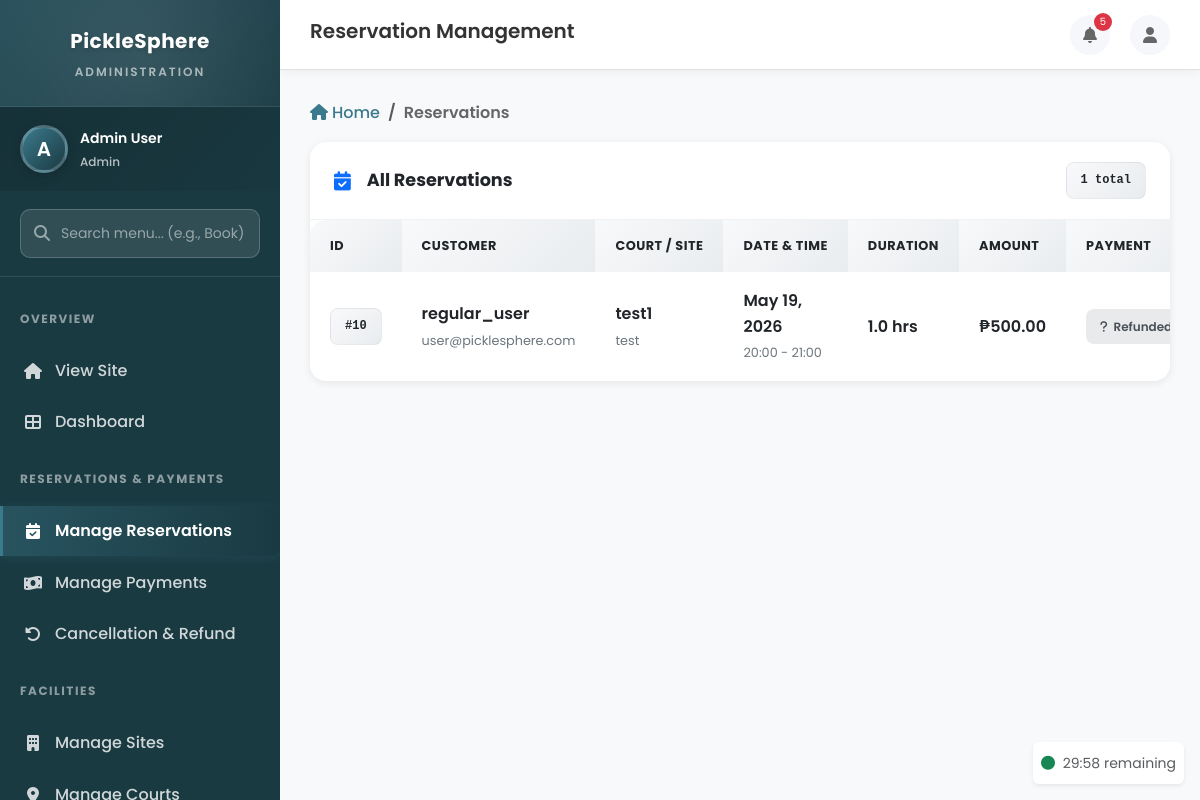
Page /reservations/staff/ (signed in) on the earlier database version.
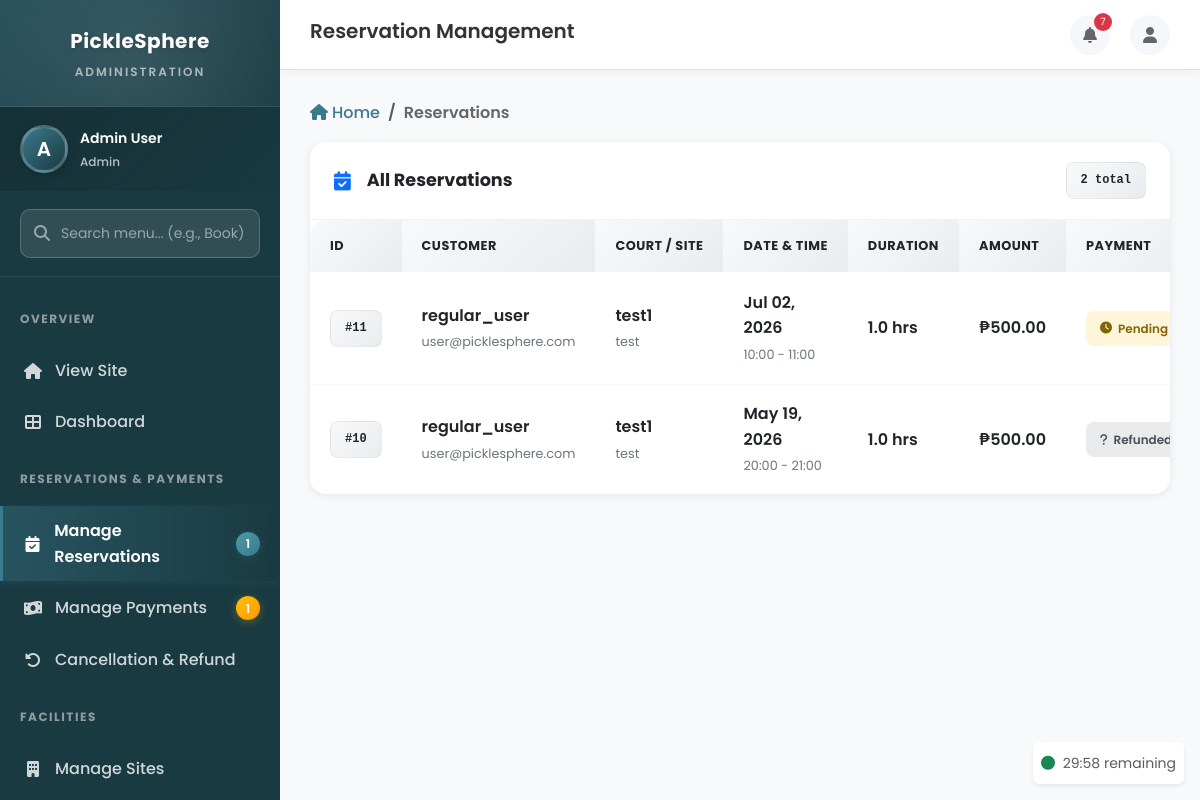
Same page on the later database version.
### reservations/models.py (models this page shows, shortened)
class Reservation(models.Model):
    STATUS_CHOICES = (
        ('pending', 'Pending'),
        ('confirmed', 'Confirmed'),
        ('completed', 'Completed'),
        ('cancelled', 'Cancelled'),
        ('rejected', 'Rejected'),
    )
    user = models.ForeignKey(User, on_delete=models.CASCADE, related_name='reservations')
    court = models.ForeignKey(Court, on_delete=models.CASCADE, related_name='reservations')
    date = models.DateField()
    start_time = models.TimeField()
    end_time = models.TimeField()
    duration_hours = models.DecimalField(max_digits=4, decimal_places=1, validators=[MinValueValidator(0.5)])
    hourly_rate = models.DecimalField(max_digits=8, decimal_places=2)
    subtotal = models.DecimalField(max_digits=10, decimal_places=2)
    equipment_fee = models.DecimalField(max_digits=10, decimal_places=2, default=0)
    total_amount = models.DecimalField(max_digits=10, decimal_places=2)
    status = models.CharField(max_length=20, choices=STATUS_CHOICES, default='pending')
    notes = models.TextField(blank=True, null=True)
    match_name = models.CharField(max_length=100, blank=True, null=True)
    match_format = models.CharField(max_length=20, default='singles')
    game_type = models.CharField(max_length=20, default='friendly')
    scoring_format = models.CharField(max_length=20, default='11')
    points_per_game = models.IntegerField(default=11)
    games_to_win = models.IntegerField(default=2)
    win_by_two = models.BooleanField(default=True)
    approved_by = models.ForeignKey(User, on_delete=models.SET_NULL, null=True, blank=True, related_name='approved_reservations')
    approved_at = models.DateTimeField(null=True, blank=True)
    is_rated = models.BooleanField(default=False, help_text='Whether this reservation has been rated by the user')
    created_at = models.DateTimeField(auto_now_add=True)
    updated_at = models.DateTimeField(auto_now=True)
    class Meta:
        db_table = 'reservations'
        ordering = ['-created_at']

### accounts/models.py (models this page shows, shortened)
class User(AbstractUser):
    ROLE_CHOICES = (
        ('admin', 'Admin'),
        ('staff', 'Staff'),
        ('user', 'User'),
    )
    GENDER_CHOICES = (
        ('M', 'Male'),
        ('F', 'Female'),
        ('O', 'Other'),
        ('P', 'Prefer not to say'),
    )
    role = models.CharField(max_length=10, choices=ROLE_CHOICES, default='user')
    gender = models.CharField(max_length=1, choices=GENDER_CHOICES, blank=True, null=True)
    phone_number = models.CharField(max_length=20, blank=True, null=True)
    profile_picture = models.ImageField(upload_to='profiles/', blank=True, null=True)
    address = models.TextField(blank=True, null=True)
    created_at = models.DateTimeField(auto_now_add=True)
    updated_at = models.DateTimeField(auto_now=True)
    class Meta:
        db_table = 'users'
    def is_admin(self):
        return self.role == 'admin'
    def is_staff_user(self):
        return self.role == 'staff'

### courts/models.py (models this page shows, shortened)
class Court(models.Model):
    STATUS_CHOICES = (
        ('available', 'Available'),
        ('maintenance', 'Under Maintenance'),
        ('reserved', 'Reserved'),
    )
    COURT_TYPE_CHOICES = (
        ('indoor', 'Indoor'),
        ('outdoor', 'Outdoor'),
    )
    name = models.CharField(max_length=100)
    site = models.ForeignKey(Site, on_delete=models.CASCADE, related_name='courts')
    court_type = models.CharField(max_length=20, choices=COURT_TYPE_CHOICES, default='indoor')
    status = models.CharField(max_length=20, choices=STATUS_CHOICES, default='available')
    hourly_rate = models.DecimalField(max_digits=8, decimal_places=2, default=500.00)
    description = models.TextField(blank=True, null=True)
    amenities = models.JSONField(default=list, blank=True)
    image = models.ImageField(upload_to='courts/', blank=True, null=True)
    is_active = models.BooleanField(default=True)
    created_at = models.DateTimeField(auto_now_add=True)
    updated_at = models.DateTimeField(auto_now=True)
    class Meta:
        db_table = 'courts'
        ordering = ['site', 'name']

class Site(models.Model):
    name = models.CharField(max_length=100)  # e.g. 1st Floor, Outdoor
    description = models.TextField(blank=True, null=True)
    is_active = models.BooleanField(default=True)
    created_at = models.DateTimeField(auto_now_add=True)
    class Meta:
        db_table = 'sites'
        ordering = ['name']

### payments/models.py (models this page shows, shortened)
class Payment(models.Model):
    STATUS_CHOICES = (
        ('pending', 'Pending'),
        ('paid', 'Paid'),
        ('failed', 'Failed'),
        ('refunded', 'Refunded'),
    )
    METHOD_CHOICES = (
        ('gcash', 'GCash'),
        ('cash', 'Cash'),
        ('card', 'Credit/Debit Card'),
    )
    reservation = models.OneToOneField(Reservation, on_delete=models.CASCADE, related_name='payment')
    amount = models.DecimalField(max_digits=10, decimal_places=2)
    status = models.CharField(max_length=20, choices=STATUS_CHOICES, default='pending')
    method = models.CharField(max_length=20, choices=METHOD_CHOICES, blank=True, null=True)
    gcash_reference = models.CharField(max_length=100, blank=True, null=True)
    gcash_proof_image = models.ImageField(upload_to='payments/gcash/', blank=True, null=True)
    cash_received_by = models.ForeignKey('accounts.User', on_delete=models.SET_NULL, null=True, blank=True, related_name='cash_payments_received')
    cash_received_at = models.DateTimeField(null=True, blank=True)
    transaction_id = models.CharField(max_length=100, blank=True, null=True, unique=True)
    payment_notes = models.TextField(blank=True, null=True)
    created_at = models.DateTimeField(auto_now_add=True)
    updated_at = models.DateTimeField(auto_now=True)
    class Meta:
        db_table = 'payments'
        ordering = ['-created_at']

### reservations/views.py (the view)
# urls.py: path('staff/', views.staff_reservations_view, name='staff_reservations'),
@login_required
@staff_or_admin_required
def staff_reservations_view(request):
    reservations = Reservation.objects.select_related('user', 'court', 'court__site', 'payment').all().order_by('-created_at')
    status_filter = request.GET.get('status', '')
    if status_filter:
        reservations = reservations.filter(status=status_filter)
    date_filter = request.GET.get('date', '')
    if date_filter:
        reservations = reservations.filter(date=date_filter)
    return render(request, 'staff/reservations.html', {
        'reservations': reservations,
        'status_filter': status_filter,
        'date_filter': date_filter
    })

### dashboard/context_processors.py (called while the page is built)
def site_contact_info(request):
    contact_info = ContactInfo.objects.first()
    def value(field_name):
        if not contact_info:
            return DEFAULT_CONTACT_INFO[field_name]
        return getattr(contact_info, field_name) or DEFAULT_CONTACT_INFO[field_name]
    return {
        'site_contact_info': {
            'phone': value('phone'),
            'email': value('email'),
            'address': value('address'),
            'city_country': value('city_country'),
        }
    }

### notifications/context_processors.py (called while the page is built)
def notification_count(request):
    if request.user.is_authenticated:
        unread_count = Notification.objects.filter(
            user=request.user,
            is_read=False
        ).count()
        recent_notifications = Notification.objects.filter(
            user=request.user
        ).order_by('-created_at')[:5]
        return {
            'unread_notification_count': unread_count,
            'recent_notifications': recent_notifications
        }
    return {
        'unread_notification_count': 0,
        'recent_notifications': []
    }

### templates/staff/reservations.html (shortened to what this page needs)
{% extends 'base/dashboard_base.html' %}
{% load static %}
{% block page_title %}Reservation Management{% endblock %}
{% block extra_css %}
<link rel="stylesheet" href="{% static 'css/staff.css' %}">
{% endblock %}
{% block breadcrumb %}
<nav aria-label="breadcrumb" class="mb-3">
    <ol class="breadcrumb">
        <li class="breadcrumb-item"><a href="{% url 'staff_dashboard' %}"><i class="fas fa-home me-1"></i>Home</a></li>
        <li class="breadcrumb-item active" aria-current="page">Reservations</li>
    </ol>
</nav>
{% endblock %}
{% block content %}
<div class="staff-card animate-fadeInUp" style="animation-delay: 0.1s;">
    <div class="staff-card-header d-flex justify-content-between align-items-center">
        <h5 class="staff-card-title"><i class="fas fa-calendar-check text-primary me-2"></i>All Reservations</h5>
        <span class="badge-staff badge-id">{{ reservations|length }} total</span>
    </div>
    <div class="staff-card-body p-0">
        <div class="table-responsive">
            <table class="staff-table">
                <thead>
                    <tr>
                        <th>ID</th>
                        <th>Customer</th>
                        <th>Court / Site</th>
                        <th>Date & Time</th>
                        <th>Duration</th>
                        <th>Amount</th>
                        <th>Payment</th>
                    </tr>
                </thead>
                <tbody>
                    {% for reservation in reservations %}
                    <tr>
                        <td>
                            <span class="badge-staff badge-id">#{{ reservation.id }}</span>
                        </td>
                        <td>
                            <span class="table-cell-main">{{ reservation.user.username }}</span><br>
                            <span class="table-cell-sub">{{ reservation.user.email }}</span>
                        </td>
                        <td>
                            <span class="table-cell-main">{{ reservation.court.name }}</span><br>
                            <span class="table-cell-sub">{{ reservation.court.site.name }}</span>
                        </td>
                        <td>
                            <span class="table-cell-main">{{ reservation.date|date:"M d, Y" }}</span><br>
                            <span class="table-cell-sub">{{ reservation.start_time|time:"H:i" }} - {{ reservation.end_time|time:"H:i" }}</span>
                        </td>
                        <td>
                            <span class="table-cell-main">{{ reservation.duration_hours }} hrs</span>
                        </td>
                        <td>
                            <span class="table-cell-main">₱{{ reservation.total_amount|floatformat:2 }}</span>
                        </td>
                        <td>
                            {% with reservation.payment as payment %}
                                {% if payment %}
                                    <span class="badge-staff {% if payment.status == 'paid' %}badge-payment-paid{% elif payment.status == 'pending' %}badge-payment-pending{% else %}badge-status-completed{% endif %}">
                                        <i class="fas fa-{% if payment.status == 'paid' %}check-circle{% elif payment.status == 'pending' %}clock{% else %}question{% endif %}"></i>
                                        {{ payment.get_status_display }}
                                    </span>
                                {% else %}
                                    <span class="badge-staff badge-status-completed">
                                        <i class="fas fa-minus-circle"></i>No Payment
                                    </span>
                                {% endif %}
                            {% endwith %}
                        </td>
                    </tr>
                    {% endfor %}
                </tbody>
            </table>
        </div>
    </div>
</div>
{% endblock %}

### templates/base/dashboard_base.html (shortened to what the changed rows need)
{% extends 'base/base.html' %}
{% load static %}
{% block body %}
<div class="dashboard-wrapper">
    <aside class="sidebar">
        <nav class="sidebar-nav" id="sidebarNav">
            {% if user.is_admin %}
            <div class="nav-section">
                <div class="nav-section-title">Overview</div>
                <a href="{% url 'home' %}" class="nav-link">
                    <i class="fas fa-home"></i>
                    <span>View Site</span>
                </a>
                <a href="{% url 'admin_dashboard' %}" class="nav-link {% if request.resolver_match.url_name == 'admin_dashboard' %}active{% endif %}">
                    <i class="fas fa-th-large"></i>
                    <span>Dashboard</span>
                </a>
            </div>
            <div class="nav-section">
                <div class="nav-section-title">Reservations & Payments</div>
                <a href="{% url 'admin_reservation_list' %}" class="nav-link {% if 'reservation' in request.resolver_match.url_name %}active{% endif %}">
                    <i class="fas fa-calendar-check"></i>
                    <span>Manage Reservations</span>
                    {% if badge_pending_reservations > 0 %}
                        <span class="menu-badge">{{ badge_pending_reservations }}</span>
                    {% endif %}
                </a>
                <a href="{% url 'admin_payments' %}" class="nav-link {% if 'payment' in request.resolver_match.url_name %}active{% endif %}">
                    <i class="fas fa-money-bill-wave"></i>
                    <span>Manage Payments</span>
                    {% if badge_pending_payments > 0 %}
                        <span class="menu-badge warning">{{ badge_pending_payments }}</span>
                    {% endif %}
                </a>
                <a href="{% url 'admin_cancellation_refunds' %}" class="nav-link {% if request.resolver_match.url_name == 'admin_cancellation_refunds' %}active{% endif %}">
                    <i class="fas fa-undo-alt"></i>
                    <span>Cancellation & Refund</span>
                </a>
            </div>
            <div class="nav-section">
                <div class="nav-section-title">Facilities</div>
                <a href="{% url 'admin_site_list' %}" class="nav-link {% if 'site' in request.resolver_match.url_name %}active{% endif %}">
                    <i class="fas fa-building"></i>
                    <span>Manage Sites</span>
                </a>
                <a href="{% url 'admin_court_list' %}" class="nav-link {% if 'court' in request.resolver_match.url_name %}active{% endif %}">
                    <i class="fas fa-map-marker-alt"></i>
                    <span>Manage Courts</span>
                </a>
            </div>
            {% endif %}
        </nav>
    </aside>
    <main class="main-content">
        <header class="header">
            <div class="header-left">
                <h1 class="page-title">{% block page_title %}Dashboard{% endblock %}</h1>
            </div>
            <div class="header-right">
                <div class="dropdown">
                    <button class="header-icon-btn dropdown-toggle position-relative dropdown-toggle-hide-arrow" data-bs-toggle="dropdown">
                        <i class="fas fa-bell"></i>
                        {% if unread_notification_count > 0 %}
                            <span class="notification-badge">{{ unread_notification_count }}</span>
                        {% endif %}
                    </button>
                </div>
            </div>
        </header>
        <div class="page-content">
            {% block content %}{% endblock %}
        </div>
    </main>
</div>
{% endblock %}

Differences in the rows shown:
added Reservation: id "11", user.username "regular_user", user.email "user@picklesphere.com", court.name "test1", court.site.name "test", date "Jul 02, 2026", start_time "10:00", end_time "11:00", duration_hours "1.0", total_amount "500.00", payment.status "Pending"
Other differences:
{{ badge_pending_reservations }}: (not shown) → "1"
{{ badge_pending_payments }}: (not shown) → "1"
{{ unread_notification_count }}: "5" → "7"
{{ reservations|length }}: "1" → "2"
